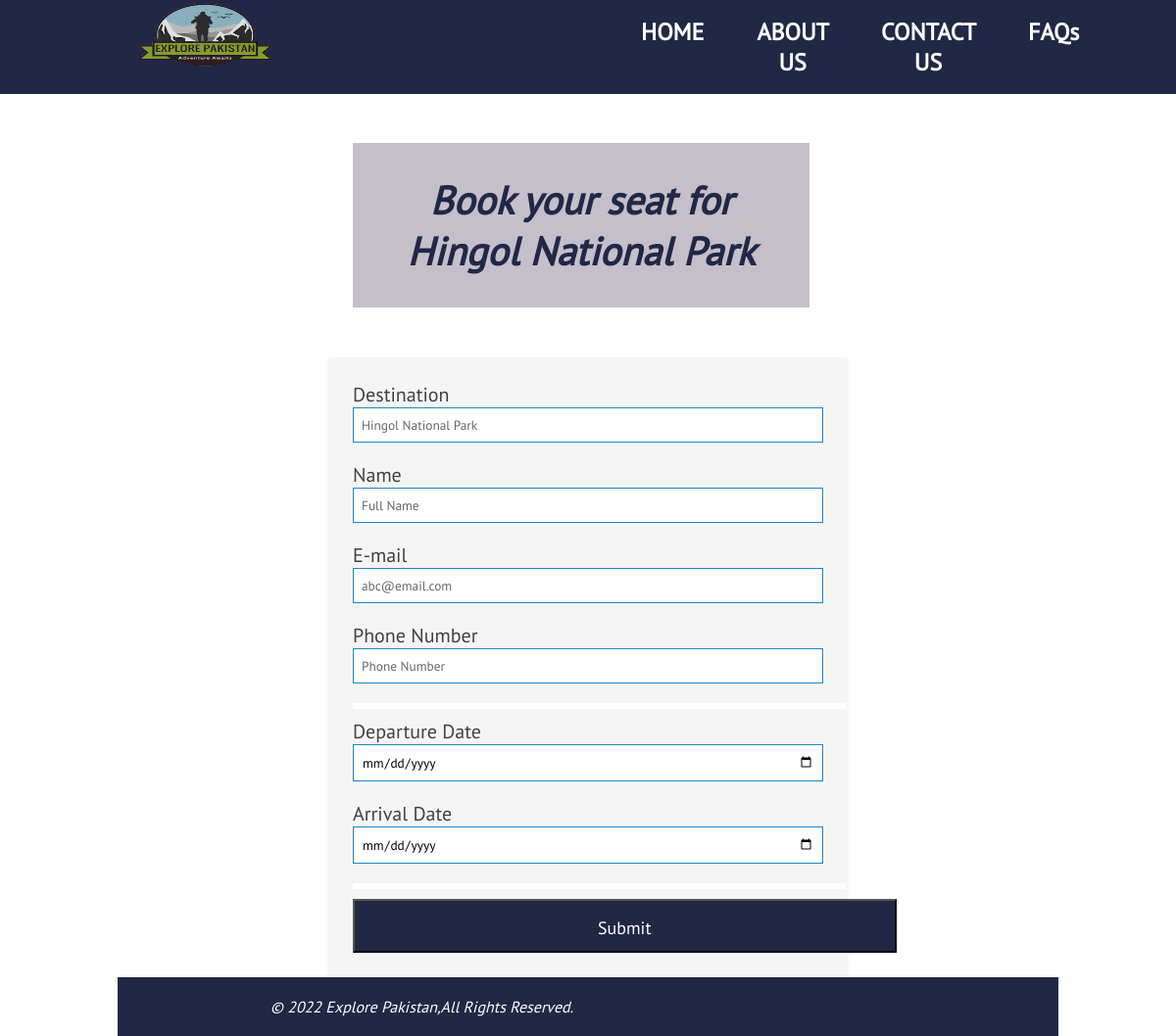
/explore_pakistan/form/5, run on the app's committed database.
### explore_pakistan/models.py (models this page shows, shortened)
class Destinations(models.Model):
    province_id = models.ForeignKey(Provincess, on_delete=models.CASCADE, null=True)
    destination_name  = models.CharField(max_length=200)
    destination_image = models.ImageField(null=True, upload_to= "database_images/")
    destination_description  = models.TextField()

### explore_pakistan/views.py (the view)
# urls.py: path('form/<int:form_id>', views.form, name= 'form' ),
def form(request,form_id):
    form_data =get_object_or_404(Destinations,id=form_id)
    context = {
       'form_data' :  form_data
    }
    return render(request, 'form.html',context)

### explore_pakistan/templates/form.html (shortened to what this page needs)
{% extends "base_generic.html" %}
{% load static %}
{% block content %}
<header>
    <section id="header">
        <div class="container">
            <div class="flex">
                <div class="logo">
                    <img src="{% static 'images/exploe-removebg-preview.png' %}" width="178px" height="70px" alt="It is a logo.">
                </div>
                <div class="tabs">
                    <nav>
                        <ul id="nav">
                            <li class="btn"><a href="{% url 'home' %}">HOME</a></li>
                            <li class="btn "><a href="{% url 'about' %}">ABOUT US</a></li>
                            <li class="btn"><a href="{% url 'home' %}">CONTACT US</a></li>
                            <li class="btn"><a href="{% url 'faqs' %}">FAQs</a></li>
                        </ul>
                    </nav>
                </div>
            </div>
        </div>
    </section>
</header>
<div class="container">
    <div id="form-hdng">
        <p id="avaibility">
            Book your seat for {{ form_data.destination_name }}
        </p>
    </div>
<form action="{% url 'booking' %}" method="post" id="booking_form">
    <div class="elem-group">
        <label for="dest" name="dest">Destination</label>
        <input type="text" id="name" name="dest" placeholder="{{ form_data.destination_name }}" pattern=[A-Z\sa-z]{3,20} required>
      </div>
    <div class="elem-group">
      <label for="name"> Name</label>
      <input type="text" id="name" name="name" placeholder="Full Name" pattern=[A-Z\sa-z]{3,20} required>
    </div>
    <div class="elem-group">
      <label for="email">E-mail</label>
      <input type="email" id="email" name="email" placeholder="abc@email.com" required>
    </div>
    <div class="elem-group">
      <label for="phone">Phone Number</label>
      <input type="number" id="phone" name="phone" placeholder="Phone Number" pattern=(\d{3})-?\s?(\d{3})-?\s?(\d{4}) required>
    </div>
    <hr>
    <div class="elem-group inlined">
      <label for="checkin">Departure Date</label>
      <input type="date" id="date" name="checkin" required>
    </div>
    <div class="elem-group inlined">
      <label for="checkout">Arrival Date</label>
      <input type="date" id="date" name="checkout" required>
    </div>
    <hr>
    <button type="submit" style="background-color: #202846; padding: 10px 248px; color: white; font-size: 18px;"><a href="{% url 'thanks' %}"></a>Submit</a></button>
  </form>
  <footer>
    <div class="container">
        <p class="copyright">
            © 2022 Explore Pakistan,All Rights Reserved.
        </p>
    </div>
</footer>
{% endblock %}

### explore_pakistan/static/css/home.css (style rules this page uses)
* { margin: 0%; font-family: PT Sans; }
.container { max-width: 1489px; width: 80%; margin: auto; }
header { position: sticky; top: 0; z-index: 1; }
.flex { display: flex; }
#nav { list-style-type: none; display: flex; }
#nav li:nth-child(1) { padding: 17px 25px 17px 25px; margin-left: 291px; }
section#header { background-color: #202846; display: flex; }
#nav li { padding: 17px 0px 17px 0px; margin-left: 4px; font-weight: 700; font-size: 24px; align-items: center; line-height: 31px; text-align: center; }
#nav .btn { padding: 17px 25px 17px 25px; margin-left: 4px; }
a { color: white; text-decoration: none; font-weight: 700; font-size: 24px; }
label { font-size: 20px; font-weight: 400; color: #414141; }
hr { border: 3px solid white; margin: 0px 102px 10px 0px; }
.btn { border: none; outline: none; padding: 10px 16px; cursor: pointer; font-size: 18px; }
footer { background-color: #202846; color: white; font-style: italic; }
p.copyright { padding: 20px 0px 20px 60px; }

### explore_pakistan/static/css/about-us.css (style rules this page uses)
.container { max-width: 1489px; width: 80%; margin: auto; }
header { position: sticky; top: 0; z-index: 1; }
.flex { display: flex; }
#nav { list-style-type: none; display: flex; }
#nav li:nth-child(1) { padding: 17px 25px 17px 25px; margin-left: 291px; }
section#header { background-color: #202846; display: flex; }
#nav li { padding: 17px 0px 17px 0px; margin-left: 4px; font-weight: 700; font-size: 24px; align-items: center; line-height: 31px; text-align: center; }
#nav .btn { padding: 17px 25px 17px 25px; margin-left: 4px; }
a { color: white; text-decoration: none; font-weight: 700; font-size: 24px; }
a { text-decoration: none; color: #353C57; }
footer { background-color: #202846; color: white; font-style: italic; }
p.copyright { padding: 20px 0px 20px 60px; }
hr { border: 3px solid white; margin: 0px -23px 10px 0px; }

### explore_pakistan/static/css/contact.css (style rules this page uses)
* { margin: 0px; font-family: PT Sans; }
.container { max-width: 1489px; width: 80%; margin: auto; }
header { position: sticky; top: 0; z-index: 1; }
.flex { display: flex; }
#nav { list-style-type: none; display: flex; }
#nav li:nth-child(1) { padding: 17px 25px 17px 25px; margin-left: 291px; }
section#header { background-color: #202846; display: flex; }
#nav li { padding: 17px 0px 17px 0px; margin-left: 4px; font-weight: 700; font-size: 24px; align-items: center; line-height: 31px; text-align: center; }
#nav .btn { padding: 17px 25px 17px 25px; margin-left: 4px; }
a { color: white; text-decoration: none; font-weight: 700; font-size: 24px; }
.btn { border: none; outline: none; padding: 10px 16px; cursor: pointer; font-size: 18px; }
div#form-hdng { font-size: 42px; color: #202846; font-weight: 700; margin-top: 50px; text-align: center; }
p#avaibility { font-size: 40px; font-weight: 600; background-color: #4431504f; font-style: italic; margin-right: 254px; margin-left: 240px; padding: 32px; margin-bottom: 30px; }
footer { background-color: #202846; color: white; font-style: italic; }
p.copyright { padding: 20px 0px 20px 60px; }

### explore_pakistan/static/css/faqs.css (style rules this page uses)
* { margin: 0%; font-family: PT Sans; }
.container { max-width: 1489px; width: 80%; margin: auto; }
header { position: sticky; top: 0; z-index: 1; }
.flex { display: flex; }
#nav { list-style-type: none; display: flex; }
#nav li:nth-child(1) { padding: 17px 25px 17px 25px; margin-left: 291px; }
section#header { background-color: #202846; display: flex; }
a { color: white; text-decoration: none; font-weight: 700; font-size: 24px; }
#nav li { padding: 17px 0px 17px 0px; margin-left: 4px; font-weight: 700; font-size: 24px; align-items: center; line-height: 31px; text-align: center; }
#nav .btn { padding: 17px 25px 17px 25px; margin-left: 4px; }
.btn { border: none; outline: none; padding: 10px 16px; cursor: pointer; font-size: 18px; }
footer { background-color: #202846; color: white; font-style: italic; }
p.copyright { padding: 20px 0px 20px 60px; }

### explore_pakistan/static/css/form.css (style rules this page uses)
form { padding: 25px; margin: 25px; box-shadow: 0 2px 5px #f5f5f5; background: #f5f5f5; margin: auto; margin-top: 51px; }
input, textarea { width: calc(100% - 18px); padding: 8px; margin-bottom: 20px; border: 1px solid #1c87c9; outline: none; }
input::placeholder { color: #666; }
@media (min-width: 568px) { .left-part, form { width: 50%; } }

### data on the page
Destinations: destination_name "Hingol National Park", dest "Hingol National Park"
